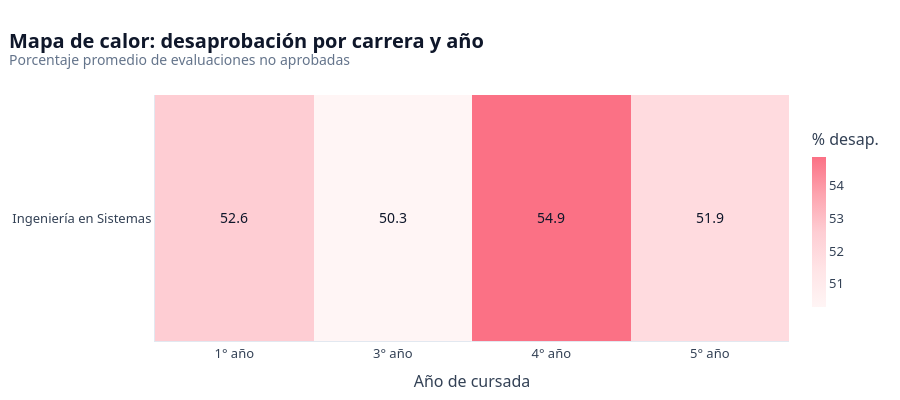

This figure's notebook cell:
### Markdown cell above
### 4.3 · Mapa de calor: desaprobación por carrera y año

### Code cell
tabla_heatmap = df_evolucion.pivot_table(
    index="nombre_carrera",
    columns="anio_cursada",
    values="tasa_desaprobacion",
    aggfunc="mean",
).round(1)
# Años como categorías (no todos los años tienen materias)
tabla_heatmap.columns = [f"{int(anio)}° año" for anio in tabla_heatmap.columns]

fig3 = px.imshow(
    tabla_heatmap,
    text_auto=".1f",
    aspect="auto",
    color_continuous_scale=["#FFF5F5", "#FFE4E6", "#FECDD3", "#FDA4AF", "#FB7185"],
    labels=dict(x="Año de cursada", y="Carrera", color="% desaprobación"),
)
estilo_fig(
    fig3,
    "Mapa de calor: desaprobación por carrera y año",
    "Porcentaje promedio de evaluaciones no aprobadas",
    height=400,
)
fig3.update_traces(textfont=dict(size=14, color="#0F172A"))
fig3.update_layout(coloraxis_colorbar=dict(title="% desap.", thickness=14, len=0.8))
fig3.update_xaxes(type="category", title="Año de cursada")
fig3.update_yaxes(title=None)
fig3.show()

### Figure 1 — Plotly figure (JSON) as saved in the notebook; plotly's stock layout.template omitted (floating-point values rounded to 4 significant figures)
{"data": [{"coloraxis": "coloraxis", "hovertemplate": "Año de cursada: %{x}<br>Carrera: %{y}<br>% desaprobación: %{z}<extra></extra>", "name": "0", "textfont": {"color": "#0F172A", "size": 14}, "texttemplate": "%{z:.1f}", "type": "heatmap", "x": ["1° año", "3° año", "4° año", "5° año"], "xaxis": "x", "y": ["Ingeniería en Sistemas"], "yaxis": "y", "z": [[52.6, 50.3, 54.9, 51.9]]}], "layout": {"coloraxis": {"autocolorscale": false, "colorbar": {"len": 0.8, "thickness": 14, "title": {"text": "% desap."}}, "colorscale": [[0, "#FFF5F5"], [0.25, "#FFE4E6"], [0.5, "#FECDD3"], [0.75, "#FDA4AF"], [1, "#FB7185"]]}, "font": {"color": "#334155", "family": "Segoe UI, Arial, sans-serif", "size": 13}, "height": 400, "hoverlabel": {"bgcolor": "white", "font": {"family": "Segoe UI, Arial", "size": 12}}, "legend": {"orientation": "h", "title": {"text": ""}, "traceorder": "normal", "x": 1, "xanchor": "right", "y": 1.02, "yanchor": "bottom"}, "margin": {"b": 45, "l": 20, "r": 30, "t": 95}, "paper_bgcolor": "white", "plot_bgcolor": "white", "title": {"font": {"color": "#0F172A", "size": 20}, "text": "<b>Mapa de calor: desaprobación por carrera y año</b><br><sup style='color:#64748B'>Porcentaje promedio de evaluaciones no aprobadas</sup>", "x": 0.01, "xanchor": "left"}, "xaxis": {"anchor": "y", "domain": [0, 1], "gridcolor": "#F1F5F9", "linecolor": "#E2E8F0", "showgrid": false, "title": {"text": "Año de cursada"}, "type": "category"}, "yaxis": {"anchor": "x", "autorange": "reversed", "domain": [0, 1], "gridcolor": "#F1F5F9", "linecolor": "#E2E8F0", "showgrid": true, "title": {}, "zeroline": false}}}
